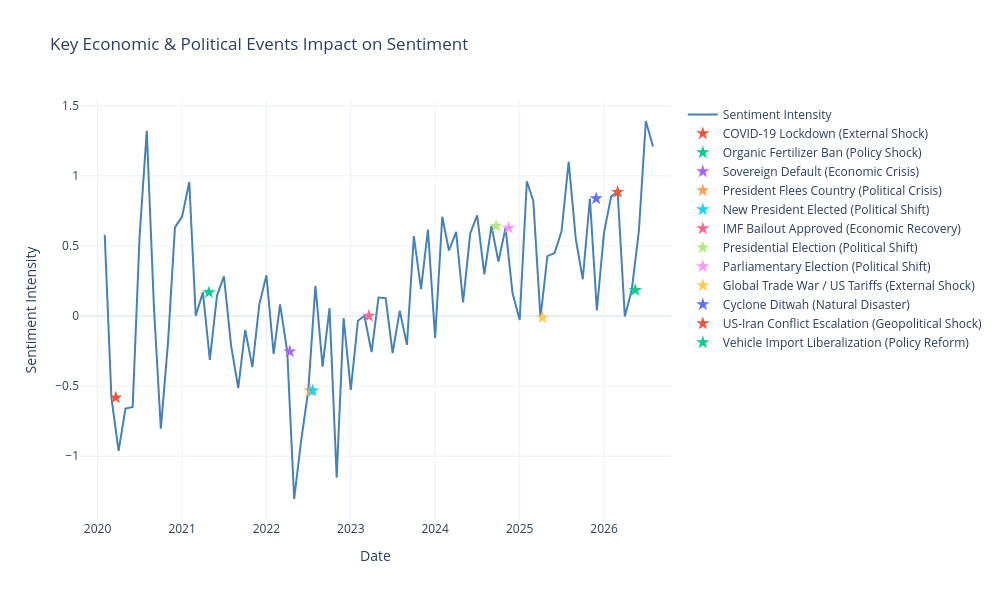

The notebook cell saved with this chart:
### Markdown cell above
6.1 Events Timeline

### Code cell
# Create events visualization
fig = go.Figure()

fig.add_trace(go.Scatter(
    x=monthly_index['year_month'],
    y=monthly_index['sentiment_intensity'],
    mode='lines',
    name='Sentiment Intensity',
    line=dict(color='steelblue', width=2)
))

# Add event markers
for idx, event in key_events.iterrows():
    fig.add_trace(go.Scatter(
        x=[event['date']],
        y=[monthly_index[monthly_index['year_month'] == event['date'].strftime('%Y-%m')]['sentiment_intensity'].values[0] 
           if len(monthly_index[monthly_index['year_month'] == event['date'].strftime('%Y-%m')]) > 0 else 0],
        mode='markers',
        name=f"{event['label']} ({event['category']})",
        marker=dict(size=10, symbol='star'),
        text=f"{event['date'].strftime('%Y-%m-%d')}: {event['label']}",
        hoverinfo='text+name'
    ))

fig.update_layout(
    title='Key Economic & Political Events Impact on Sentiment',
    xaxis_title='Date',
    yaxis_title='Sentiment Intensity',
    height=600,
    width=1000,
    template='plotly_white',
    hovermode='closest'
)

fig.show()

### Figure 1 — Plotly figure (JSON) as saved in the notebook; plotly's stock layout.template omitted (floating-point values rounded to 4 significant figures)
{"data": [{"line": {"color": "steelblue", "width": 2}, "mode": "lines", "name": "Sentiment Intensity", "type": "scatter", "x": ["2020-02", "2020-03", "2020-04", "2020-05", "2020-06", "2020-07", "2020-08", "2020-09", "2020-10", "2020-11", "2020-12", "2021-01", "2021-02", "2021-03", "2021-04", "2021-05", "2021-06", "2021-07", "2021-08", "2021-09", "2021-10", "2021-11", "2021-12", "2022-01", "2022-02", "2022-03", "2022-04", "2022-05", "2022-06", "2022-07", "2022-08", "2022-09", "2022-10", "2022-11", "2022-12", "2023-01", "2023-02", "2023-03", "2023-04", "2023-05", "2023-06", "2023-07", "2023-08", "2023-09", "2023-10", "2023-11", "2023-12", "2024-01", "2024-02", "2024-03", "2024-04", "2024-05", "2024-06", "2024-07", "2024-08", "2024-09", "2024-10", "2024-11", "2024-12", "2025-01", "2025-02", "2025-03", "2025-04", "2025-05", "2025-06", "2025-07", "2025-08", "2025-09", "2025-10", "2025-11", "2025-12", "2026-01", "2026-02", "2026-03", "2026-04", "2026-05", "2026-06", "2026-07", "2026-08"], "y": [0.5801, -0.5817, -0.9614, -0.6599, -0.6487, 0.5717, 1.322, 0.06508, -0.8038, -0.1874, 0.6323, 0.7093, 0.9564, 0.002225, 0.1687, -0.3131, 0.1458, 0.2837, -0.2117, -0.5132, -0.09834, -0.3637, 0.08177, 0.2908, -0.2706, 0.08358, -0.2533, -1.305, -0.8789, -0.533, 0.2151, -0.3614, 0.05713, -1.154, -0.01434, -0.527, -0.03356, 0.0002738, -0.2571, 0.1317, 0.1278, -0.2638, 0.03848, -0.2056, 0.571, 0.1915, 0.6164, -0.1558, 0.7088, 0.4676, 0.6, 0.09691, 0.5889, 0.7182, 0.2971, 0.6424, 0.3884, 0.6294, 0.1638, -0.02779, 0.9621, 0.8211, -0.01124, 0.4276, 0.4493, 0.6031, 1.101, 0.5485, 0.2625, 0.8388, 0.03937, 0.5954, 0.8536, 0.8847, -0.00288, 0.1853, 0.6085, 1.392, 1.21]}, {"hoverinfo": "text+name", "marker": {"size": 10, "symbol": "star"}, "mode": "markers", "name": "COVID-19 Lockdown (External Shock)", "text": "2020-03-20: COVID-19 Lockdown", "type": "scatter", "x": ["2020-03-20T00:00:00"], "y": [-0.5817]}, {"hoverinfo": "text+name", "marker": {"size": 10, "symbol": "star"}, "mode": "markers", "name": "Organic Fertilizer Ban (Policy Shock)", "text": "2021-04-27: Organic Fertilizer Ban", "type": "scatter", "x": ["2021-04-27T00:00:00"], "y": [0.1687]}, {"hoverinfo": "text+name", "marker": {"size": 10, "symbol": "star"}, "mode": "markers", "name": "Sovereign Default (Economic Crisis)", "text": "2022-04-12: Sovereign Default", "type": "scatter", "x": ["2022-04-12T00:00:00"], "y": [-0.2533]}, {"hoverinfo": "text+name", "marker": {"size": 10, "symbol": "star"}, "mode": "markers", "name": "President Flees Country (Political Crisis)", "text": "2022-07-09: President Flees Country", "type": "scatter", "x": ["2022-07-09T00:00:00"], "y": [-0.533]}, {"hoverinfo": "text+name", "marker": {"size": 10, "symbol": "star"}, "mode": "markers", "name": "New President Elected (Political Shift)", "text": "2022-07-20: New President Elected", "type": "scatter", "x": ["2022-07-20T00:00:00"], "y": [-0.533]}, {"hoverinfo": "text+name", "marker": {"size": 10, "symbol": "star"}, "mode": "markers", "name": "IMF Bailout Approved (Economic Recovery)", "text": "2023-03-20: IMF Bailout Approved", "type": "scatter", "x": ["2023-03-20T00:00:00"], "y": [0.0002738]}, {"hoverinfo": "text+name", "marker": {"size": 10, "symbol": "star"}, "mode": "markers", "name": "Presidential Election (Political Shift)", "text": "2024-09-21: Presidential Election", "type": "scatter", "x": ["2024-09-21T00:00:00"], "y": [0.6424]}, {"hoverinfo": "text+name", "marker": {"size": 10, "symbol": "star"}, "mode": "markers", "name": "Parliamentary Election (Political Shift)", "text": "2024-11-14: Parliamentary Election", "type": "scatter", "x": ["2024-11-14T00:00:00"], "y": [0.6294]}, {"hoverinfo": "text+name", "marker": {"size": 10, "symbol": "star"}, "mode": "markers", "name": "Global Trade War / US Tariffs (External Shock)", "text": "2025-04-09: Global Trade War / US Tariffs", "type": "scatter", "x": ["2025-04-09T00:00:00"], "y": [-0.01124]}, {"hoverinfo": "text+name", "marker": {"size": 10, "symbol": "star"}, "mode": "markers", "name": "Cyclone Ditwah (Natural Disaster)", "text": "2025-11-28: Cyclone Ditwah", "type": "scatter", "x": ["2025-11-28T00:00:00"], "y": [0.8388]}, {"hoverinfo": "text+name", "marker": {"size": 10, "symbol": "star"}, "mode": "markers", "name": "US-Iran Conflict Escalation (Geopolitical Shock)", "text": "2026-03-01: US-Iran Conflict Escalation", "type": "scatter", "x": ["2026-03-01T00:00:00"], "y": [0.8847]}, {"hoverinfo": "text+name", "marker": {"size": 10, "symbol": "star"}, "mode": "markers", "name": "Vehicle Import Liberalization (Policy Reform)", "text": "2026-05-16: Vehicle Import Liberalization", "type": "scatter", "x": ["2026-05-16T00:00:00"], "y": [0.1853]}], "layout": {"height": 600, "hovermode": "closest", "title": {"text": "Key Economic & Political Events Impact on Sentiment"}, "width": 1000, "xaxis": {"title": {"text": "Date"}}, "yaxis": {"title": {"text": "Sentiment Intensity"}}}}
